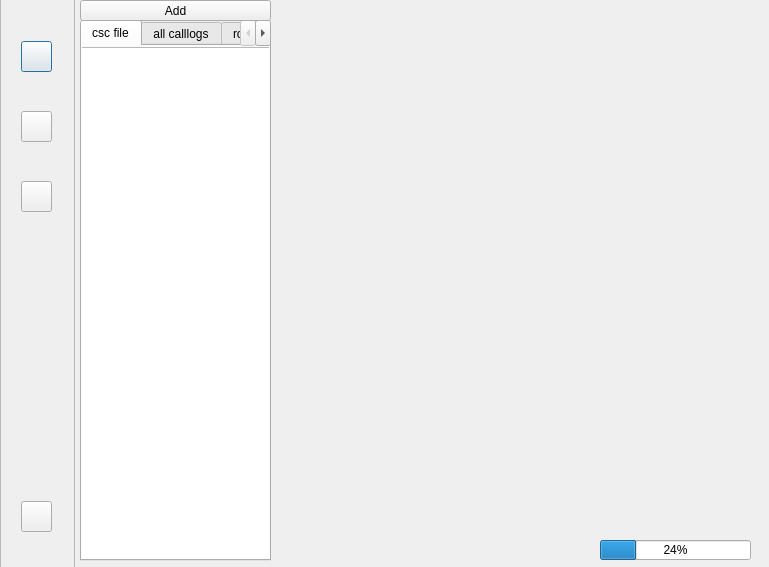
<?xml version="1.0" encoding="UTF-8"?>
<ui version="4.0">
 <class>Dialog</class>
 <widget class="QDialog" name="Dialog">
  <property name="geometry">
   <rect>
    <x>0</x>
    <y>0</y>
    <width>769</width>
    <height>567</height>
   </rect>
  </property>
  <property name="windowTitle">
   <string>Dialog</string>
  </property>
  <widget class="QScrollArea" name="scrollArea">
   <property name="geometry">
    <rect>
     <x>0</x>
     <y>-10</y>
     <width>75</width>
     <height>581</height>
    </rect>
   </property>
   <property name="styleSheet">
    <string notr="true">background-image: url(/media/tete/F/TinyOS/wsnA/main.jpg);</string>
   </property>
   <property name="widgetResizable">
    <bool>true</bool>
   </property>
   <widget class="QWidget" name="scrollAreaWidgetContents">
    <property name="geometry">
     <rect>
      <x>0</x>
      <y>0</y>
      <width>73</width>
      <height>579</height>
     </rect>
    </property>
    <widget class="QPushButton" name="pushButton_2">
     <property name="geometry">
      <rect>
       <x>20</x>
       <y>50</y>
       <width>31</width>
       <height>31</height>
      </rect>
     </property>
     <property name="toolTip">
      <string>&lt;html&gt;&lt;head/&gt;&lt;body&gt;&lt;p&gt;Start&lt;/p&gt;&lt;/body&gt;&lt;/html&gt;</string>
     </property>
     <property name="styleSheet">
      <string notr="true">background-image: url(/media/tete/F/TinyOS/wsnA/start.png);</string>
     </property>
     <property name="text">
      <string/>
     </property>
    </widget>
    <widget class="QPushButton" name="pushButton_3">
     <property name="geometry">
      <rect>
       <x>20</x>
       <y>120</y>
       <width>31</width>
       <height>31</height>
      </rect>
     </property>
     <property name="toolTip">
      <string>&lt;html&gt;&lt;head/&gt;&lt;body&gt;&lt;p&gt;F-test&lt;/p&gt;&lt;/body&gt;&lt;/html&gt;</string>
     </property>
     <property name="styleSheet">
      <string notr="true">background-image: url(/media/tete/F/TinyOS/wsnA/F-test.png);</string>
     </property>
     <property name="text">
      <string/>
     </property>
    </widget>
    <widget class="QPushButton" name="pushButton_4">
     <property name="geometry">
      <rect>
       <x>20</x>
       <y>190</y>
       <width>31</width>
       <height>31</height>
      </rect>
     </property>
     <property name="toolTip">
      <string>&lt;html&gt;&lt;head/&gt;&lt;body&gt;&lt;p&gt;Interpolation&lt;/p&gt;&lt;/body&gt;&lt;/html&gt;</string>
     </property>
     <property name="styleSheet">
      <string notr="true">background-image: url(/media/tete/F/TinyOS/wsnA/Interpolation.png);</string>
     </property>
     <property name="text">
      <string/>
     </property>
    </widget>
    <widget class="QPushButton" name="pushButton_5">
     <property name="geometry">
      <rect>
       <x>20</x>
       <y>510</y>
       <width>31</width>
       <height>31</height>
      </rect>
     </property>
     <property name="toolTip">
      <string>&lt;html&gt;&lt;head/&gt;&lt;body&gt;&lt;p&gt;About&lt;/p&gt;&lt;/body&gt;&lt;/html&gt;</string>
     </property>
     <property name="styleSheet">
      <string notr="true">background-image: url(/media/tete/F/TinyOS/wsnA/about.png);</string>
     </property>
     <property name="text">
      <string/>
     </property>
    </widget>
   </widget>
  </widget>
  <widget class="QProgressBar" name="progressBar">
   <property name="geometry">
    <rect>
     <x>600</x>
     <y>540</y>
     <width>151</width>
     <height>20</height>
    </rect>
   </property>
   <property name="value">
    <number>24</number>
   </property>
  </widget>
  <widget class="QTabWidget" name="tabWidget">
   <property name="geometry">
    <rect>
     <x>80</x>
     <y>20</y>
     <width>191</width>
     <height>541</height>
    </rect>
   </property>
   <property name="currentIndex">
    <number>0</number>
   </property>
   <widget class="QWidget" name="tab_1">
    <attribute name="title">
     <string>csc file</string>
    </attribute>
    <widget class="QTextBrowser" name="textBrowser">
     <property name="geometry">
      <rect>
       <x>-10</x>
       <y>1</y>
       <width>201</width>
       <height>521</height>
      </rect>
     </property>
    </widget>
   </widget>
   <widget class="QWidget" name="tab_2">
    <attribute name="title">
     <string>all calllogs</string>
    </attribute>
    <widget class="QTextBrowser" name="textBrowser_2">
     <property name="geometry">
      <rect>
       <x>-10</x>
       <y>0</y>
       <width>201</width>
       <height>521</height>
      </rect>
     </property>
    </widget>
   </widget>
   <widget class="QWidget" name="tab_3">
    <attribute name="title">
     <string>routed</string>
    </attribute>
    <widget class="QTextBrowser" name="textBrowser_3">
     <property name="geometry">
      <rect>
       <x>-10</x>
       <y>1</y>
       <width>201</width>
       <height>521</height>
      </rect>
     </property>
    </widget>
   </widget>
  </widget>
  <widget class="QPushButton" name="pushButton">
   <property name="geometry">
    <rect>
     <x>80</x>
     <y>0</y>
     <width>191</width>
     <height>21</height>
    </rect>
   </property>
   <property name="toolTip">
    <string>&lt;html&gt;&lt;head/&gt;&lt;body&gt;&lt;p&gt;Add csc file&lt;/p&gt;&lt;/body&gt;&lt;/html&gt;</string>
   </property>
   <property name="text">
    <string>Add</string>
   </property>
  </widget>
 </widget>
 <resources/>
 <connections/>
</ui>
